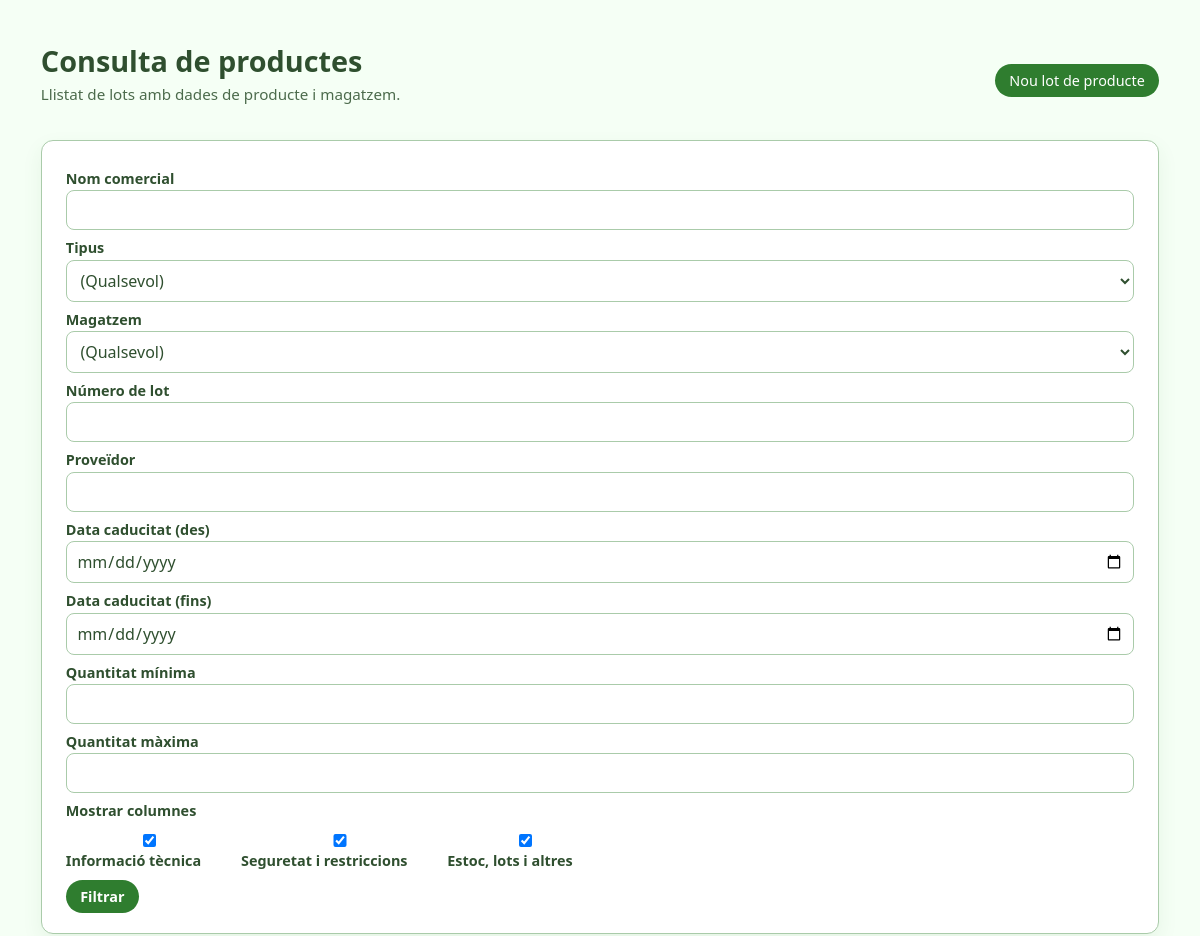
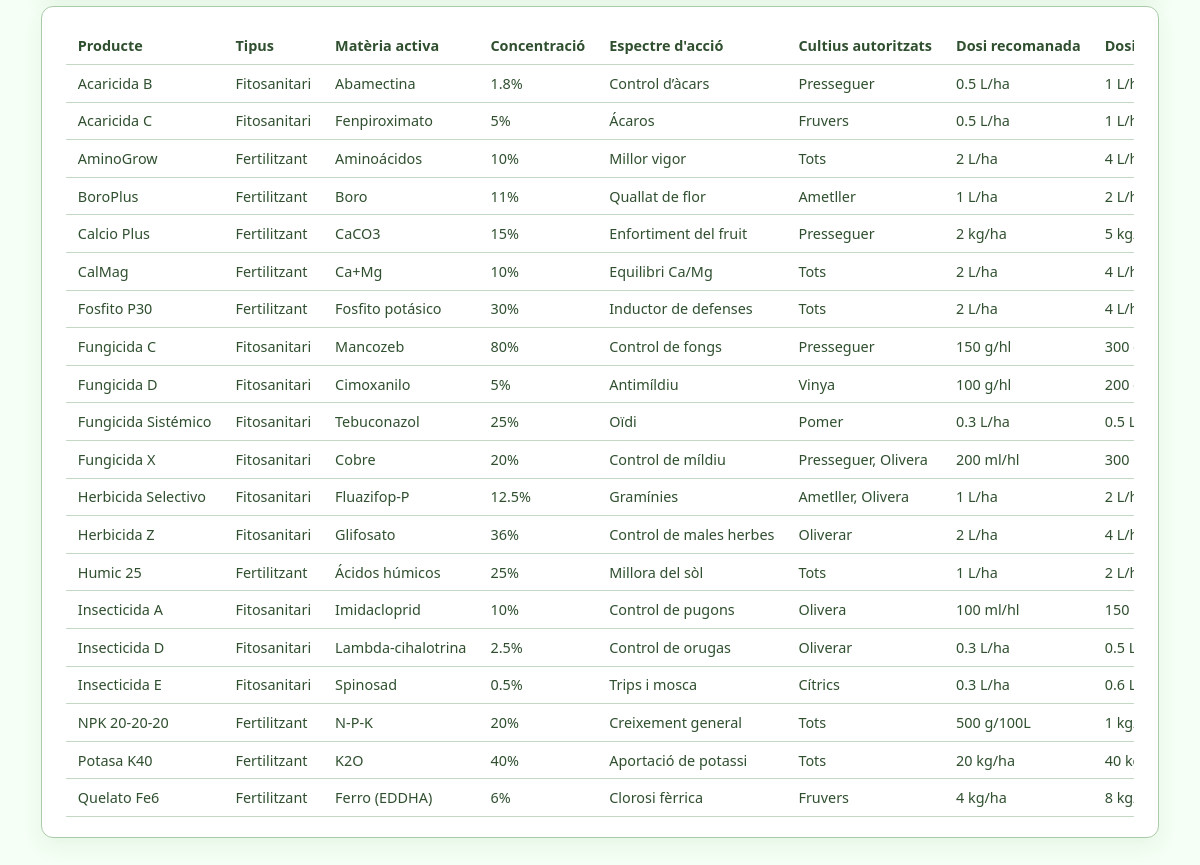
/PHP/consulta_productes.php, run on the app's committed database (2 pictures, top to bottom).
### tables this page shows
CREATE TABLE `producte_lot` (
  `id_lot` int(11) NOT NULL AUTO_INCREMENT,
  `id_producte` int(11) NOT NULL,
  `numero_lot` varchar(100) NOT NULL,
  `data_caducitat` date DEFAULT NULL,
  `id_magatzem` int(11) DEFAULT NULL,
  `quantitat_disponible` decimal(12,3) NOT NULL DEFAULT 0.000,
  `unitat` enum('L','mL','kg','g') NOT NULL,
  `fabricant` varchar(255) DEFAULT NULL,
  `proveidor` varchar(255) DEFAULT NULL,
  `data_compra` date DEFAULT NULL,
  `preu_unitari` decimal(12,4) DEFAULT NULL,
  PRIMARY KEY (`id_lot`),
  UNIQUE KEY `uq_lot` (`id_producte`,`numero_lot`),
  KEY `fk_pl_magatzem` (`id_magatzem`),
  CONSTRAINT `fk_pl_magatzem` FOREIGN KEY (`id_magatzem`) REFERENCES `magatzem` (`id_magatzem`),
  CONSTRAINT `fk_pl_producte` FOREIGN KEY (`id_producte`) REFERENCES `producte` (`id_producte`)
);

CREATE TABLE `producte` (
  `id_producte` int(11) NOT NULL AUTO_INCREMENT,
  `tipus` enum('Fitosanitari','Fertilitzant') NOT NULL,
  `nom_comercial` varchar(255) NOT NULL,
  `materia_activa` varchar(255) DEFAULT NULL,
  `concentracio` varchar(100) DEFAULT NULL,
  `espectre_accio` text DEFAULT NULL,
  `cultius_autoritzats` text DEFAULT NULL,
  `dosi_recomendada` varchar(100) DEFAULT NULL,
  `dosi_maxima` varchar(100) DEFAULT NULL,
  `termini_seguretat_dies` int(11) DEFAULT NULL,
  `classificacio_toxicologica` varchar(100) DEFAULT NULL,
  `restriccions_usu` text DEFAULT NULL,
  `compatible_integrada` tinyint(1) DEFAULT 1,
  PRIMARY KEY (`id_producte`)
);

### PHP/consulta_productes.php (the view, shortened to what this page needs)
<?php
$conn = db_connect();
$nom_comercial = trim($_GET['nom_comercial'] ?? '');
$numero_lot = trim($_GET['numero_lot'] ?? '');
$proveidor = trim($_GET['proveidor'] ?? '');
$data_caducitat_des = $_GET['data_caducitat_des'] ?? '';
$data_caducitat_fins = $_GET['data_caducitat_fins'] ?? '';
$quantitat_min = $_GET['quantitat_min'] ?? '';
$quantitat_max = $_GET['quantitat_max'] ?? '';
$mostrar_tecnica = isset($_GET['mostrar_tecnica']) ? (int) $_GET['mostrar_tecnica'] : 1;
$mostrar_seguretat = isset($_GET['mostrar_seguretat']) ? (int) $_GET['mostrar_seguretat'] : 1;
$mostrar_estoc = isset($_GET['mostrar_estoc']) ? (int) $_GET['mostrar_estoc'] : 1;
$sql = "
    SELECT
        pl.numero_lot,
        pl.data_caducitat,
        pl.quantitat_disponible,
        pl.unitat,
        pl.fabricant,
        pl.proveidor,
        pl.data_compra,
        pl.preu_unitari,
        p.nom_comercial,
        p.tipus,
        p.materia_activa,
        p.concentracio,
        p.espectre_accio,
        p.cultius_autoritzats,
        p.dosi_recomendada,
        p.dosi_maxima,
        p.termini_seguretat_dies,
        p.classificacio_toxicologica,
        p.restriccions_usu,
        p.compatible_integrada,
        m.nom AS magatzem_nom,
        m.ubicacio AS magatzem_ubicacio
    FROM producte_lot pl
    JOIN producte p ON p.id_producte = pl.id_producte
    LEFT JOIN magatzem m ON m.id_magatzem = pl.id_magatzem
";
$sql .= " ORDER BY p.nom_comercial, pl.numero_lot";
$lots = [];
$stmt = $conn->prepare($sql);
if ($stmt) {
    if ($stmt->execute()) {
        $result = $stmt->get_result();
        while ($row = $result->fetch_assoc()) {
            $lots[] = $row;
        }
    }
}
?>
<!DOCTYPE html>
<html lang="ca">
<head>
    <link rel="stylesheet" href="../HTML/styles.css">
    <link rel="stylesheet" href="https://cdnjs.cloudflare.com/ajax/libs/font-awesome/6.5.1/css/all.min.css">
</head>
<body>
<div class="page">
  <div class="page-header">
    <div class="panel-header">
      <div>
        <h1>Consulta de productes</h1>
        <p class="page-subtitle">Llistat de lots amb dades de producte i magatzem.</p>
      </div>
      <div class="page-header-actions">
        <a class="btn btn-primary" href="../HTML/producte_lot.html">Nou lot de producte</a>
      </div>
    </div>
  </div>
  <div class="panel">
    <form method="get" class="form-grid-2">
        <label>Nom comercial</label>
        <div>
          <input type="text" name="nom_comercial" value="<?php echo htmlspecialchars($nom_comercial); ?>" list="nom-comercial-list" autocomplete="off">
        </div>
        <label>Tipus</label>
        <select name="tipus">
            <option value="">(Qualsevol)</option>
        </select>
        <label>Magatzem</label>
        <select name="id_magatzem">
            <option value="">(Qualsevol)</option>
        </select>
        <label>Número de lot</label>
        <input type="text" name="numero_lot" value="<?php echo htmlspecialchars($numero_lot); ?>">
        <label>Proveïdor</label>
        <input type="text" name="proveidor" value="<?php echo htmlspecialchars($proveidor); ?>">
        <label>Data caducitat (des)</label>
        <input type="date" name="data_caducitat_des" value="<?php echo htmlspecialchars($data_caducitat_des); ?>">
        <label>Data caducitat (fins)</label>
        <input type="date" name="data_caducitat_fins" value="<?php echo htmlspecialchars($data_caducitat_fins); ?>">
        <label>Quantitat mínima</label>
        <input type="number" step="0.001" name="quantitat_min" value="<?php echo htmlspecialchars($quantitat_min); ?>">
        <label>Quantitat màxima</label>
        <input type="number" step="0.001" name="quantitat_max" value="<?php echo htmlspecialchars($quantitat_max); ?>">
        <div class="filter-group">
          <label>Mostrar columnes</label>
          <div class="filter-checks">
            <label>
              <input type="checkbox" id="mostrar-tecnica" name="mostrar_tecnica" value="1" <?php echo $mostrar_tecnica ? 'checked' : ''; ?>>
              Informació tècnica
            </label>
            <label>
              <input type="checkbox" id="mostrar-seguretat" name="mostrar_seguretat" value="1" <?php echo $mostrar_seguretat ? 'checked' : ''; ?>>
              Seguretat i restriccions
            </label>
            <label>
              <input type="checkbox" id="mostrar-estoc" name="mostrar_estoc" value="1" <?php echo $mostrar_estoc ? 'checked' : ''; ?>>
              Estoc, lots i altres
            </label>
          </div>
        </div>
        <button type="submit" class="btn btn-primary mt-2">Filtrar</button>
    </form>
  </div>
  <div class="panel mt-2">
  <?php if (!empty($lots)): ?>
      <div class="table-scroll">
      <table class="table">
          <tr>
              <th>Producte</th>
              <th>Tipus</th>
              <th class="col-tecnica">Matèria activa</th>
              <th class="col-tecnica">Concentració</th>
              <th class="col-tecnica">Espectre d'acció</th>
              <th class="col-tecnica">Cultius autoritzats</th>
              <th class="col-seguretat">Dosi recomanada</th>
              <th class="col-seguretat">Dosi màxima</th>
          </tr>
          <?php foreach ($lots as $lot): ?>
          <tr>
              <td><?php echo htmlspecialchars($lot['nom_comercial'] ?? ''); ?></td>
              <td><?php echo htmlspecialchars($lot['tipus'] ?? ''); ?></td>
              <td class="col-tecnica"><?php echo htmlspecialchars($lot['materia_activa'] ?? ''); ?></td>
              <td class="col-tecnica"><?php echo htmlspecialchars($lot['concentracio'] ?? ''); ?></td>
              <td class="col-tecnica"><?php echo htmlspecialchars($lot['espectre_accio'] ?? ''); ?></td>
              <td class="col-tecnica"><?php echo htmlspecialchars($lot['cultius_autoritzats'] ?? ''); ?></td>
              <td class="col-seguretat"><?php echo htmlspecialchars($lot['dosi_recomendada'] ?? ''); ?></td>
              <td class="col-seguretat"><?php echo htmlspecialchars($lot['dosi_maxima'] ?? ''); ?></td>
          </tr>
          <?php endforeach; ?>
      </table>
      </div>
  <?php else: ?>
      <p>No hi ha lots de producte disponibles.</p>
  <?php endif; ?>
  </div>
</div>
</body>
</html>

### HTML/styles.css (style rules this page uses)
*, *::before, *::after { box-sizing: border-box; }
html, body { margin: 0; padding: 0; }
body { font-family: system-ui, -apple-system, BlinkMacSystemFont, "Segoe UI", sans-serif; background: #f0f4f0; color: #2f4f2f; }
body:not(.app-layout-body) { padding: 1.5rem; min-height: 100vh; background: #f5fff5; }
.page { max-width: 1600px; margin: 0 auto; padding: clamp(1rem, 1.4vw, 1.5rem); color: #2f4f2f; }
.page-header { margin-bottom: 1.25rem; }
.page-header h1, .page-header h2 { margin: 0; font-size: 1.8rem; color: #2f4f2f; }
.page-subtitle { margin: 0.25rem 0 1rem; color: #4c6b4c; font-size: 0.95rem; }
.panel { background: #ffffff; border-radius: 0.75rem; padding: 1.25rem 1.5rem; border: 1px solid #aacbaa; box-shadow: 0 8px 20px rgba(47, 125, 47, 0.08); }
.panel-header { display: flex; justify-content: space-between; align-items: center; margin-bottom: 0.75rem; color: #2f4f2f; }
form { display: block; width: 100%; }
label { font-weight: 600; font-size: 0.9rem; color: #2f4f2f; display: block; margin-top: 0.5rem; margin-bottom: 0.15rem; }
input, textarea, select { width: 100%; padding: 0.5rem 0.6rem; border-radius: 0.5rem; border: 1px solid #aacbaa; font: inherit; color: inherit; background-color: #ffffff; }
.btn { display: inline-flex; align-items: center; justify-content: center; padding: 0.45rem 0.9rem; border-radius: 999px; border: none; font-size: 0.9rem; cursor: pointer; text-decoration: none; gap: 0.35rem; }
.btn-primary { background: #2f7d2f; color: #ffffff; }
button { font: inherit; }
form button { background: #2f7d2f; color: #ffffff; border: 1px solid #2f7d2f; padding: 0.6rem 0.75rem; border-radius: 0.5rem; cursor: pointer; font-weight: 600; transition: background 0.15s ease, border-color 0.15s ease; }
.table-scroll { width: 100%; max-width: 100%; overflow-x: auto; overflow-y: hidden; -webkit-overflow-scrolling: touch; }
.table { width: max-content; min-width: 100%; border-collapse: collapse; font-size: 0.9rem; color: #2f4f2f; }
.table th, .table td { padding: 0.55rem 0.75rem; border-bottom: 1px solid #c3d9c3; text-align: left; }
.mt-2 { margin-top: 0.5rem; }

### PHP/consulta_productes.php (style rules this page uses)
.page-header-actions { display: flex; gap: 0.75rem; justify-content: flex-end; flex-wrap: wrap; }
.filter-group { margin-top: 0.5rem; }
.filter-checks { display: flex; flex-wrap: wrap; gap: 1rem; }

### data on the page
producte_lot: id_producte.nom_comercial "Acaricida B", id_producte.tipus "Fitosanitari", id_producte.materia_activa "Abamectina", id_producte.concentracio "1.8%", id_producte.espectre_accio "Control d’àcars", id_producte.cultius_autoritzats "Presseguer", id_producte.dosi_recomendada "0.5 L/ha", id_producte.dosi_maxima "1…"
producte_lot: id_producte.nom_comercial "Acaricida C", id_producte.tipus "Fitosanitari", id_producte.materia_activa "Fenpiroximato", id_producte.concentracio "5%", id_producte.espectre_accio "Ácaros", id_producte.cultius_autoritzats "Fruvers", id_producte.dosi_recomendada "0.5 L/ha", id_producte.dosi_maxima "1…"
producte_lot: id_producte.nom_comercial "AminoGrow", id_producte.tipus "Fertilitzant", id_producte.materia_activa "Aminoácidos", id_producte.concentracio "10%", id_producte.espectre_accio "Millor vigor", id_producte.cultius_autoritzats "Tots", id_producte.dosi_recomendada "2 L/ha", id_producte.dosi_maxima "4…"
producte_lot: id_producte.nom_comercial "BoroPlus", id_producte.tipus "Fertilitzant", id_producte.materia_activa "Boro", id_producte.concentracio "11%", id_producte.espectre_accio "Quallat de flor", id_producte.cultius_autoritzats "Ametller", id_producte.dosi_recomendada "1 L/ha", id_producte.dosi_maxima "2…"
producte_lot: id_producte.nom_comercial "Calcio Plus", id_producte.tipus "Fertilitzant", id_producte.materia_activa "CaCO3", id_producte.concentracio "15%", id_producte.espectre_accio "Enfortiment del fruit", id_producte.cultius_autoritzats "Presseguer", id_producte.dosi_recomendada "2 kg/ha", id_producte.dosi_maxima "5…"
producte_lot: id_producte.nom_comercial "CalMag", id_producte.tipus "Fertilitzant", id_producte.materia_activa "Ca+Mg", id_producte.concentracio "10%", id_producte.espectre_accio "Equilibri Ca/Mg", id_producte.cultius_autoritzats "Tots", id_producte.dosi_recomendada "2 L/ha", id_producte.dosi_maxima "4…"
producte_lot: id_producte.nom_comercial "Fosfito P30", id_producte.tipus "Fertilitzant", id_producte.materia_activa "Fosfito potásico", id_producte.concentracio "30%", id_producte.espectre_accio "Inductor de defenses", id_producte.cultius_autoritzats "Tots", id_producte.dosi_recomendada "2 L/ha", id_producte.dosi_maxima "4…"
producte_lot: id_producte.nom_comercial "Fungicida C", id_producte.tipus "Fitosanitari", id_producte.materia_activa "Mancozeb", id_producte.concentracio "80%", id_producte.espectre_accio "Control de fongs", id_producte.cultius_autoritzats "Presseguer", id_producte.dosi_recomendada "150 g/hl", id_producte.dosi_maxima "300…"
producte_lot: id_producte.nom_comercial "Fungicida D", id_producte.tipus "Fitosanitari", id_producte.materia_activa "Cimoxanilo", id_producte.concentracio "5%", id_producte.espectre_accio "Antimíldiu", id_producte.cultius_autoritzats "Vinya", id_producte.dosi_recomendada "100 g/hl", id_producte.dosi_maxima "200…"
producte_lot: id_producte.nom_comercial "Fungicida Sistémico", id_producte.tipus "Fitosanitari", id_producte.materia_activa "Tebuconazol", id_producte.concentracio "25%", id_producte.espectre_accio "Oïdi", id_producte.cultius_autoritzats "Pomer", id_producte.dosi_recomendada "0.3 L/ha", id_producte.dosi_maxima "0.5…"
producte_lot: id_producte.nom_comercial "Fungicida X", id_producte.tipus "Fitosanitari", id_producte.materia_activa "Cobre", id_producte.concentracio "20%", id_producte.espectre_accio "Control de míldiu", id_producte.cultius_autoritzats "Presseguer, Olivera", id_producte.dosi_recomendada "200 ml/hl", id_producte.dosi_maxima "300…"
producte_lot: id_producte.nom_comercial "Herbicida Selectivo", id_producte.tipus "Fitosanitari", id_producte.materia_activa "Fluazifop-P", id_producte.concentracio "12.5%", id_producte.espectre_accio "Gramínies", id_producte.cultius_autoritzats "Ametller, Olivera", id_producte.dosi_recomendada "1 L/ha", id_producte.dosi_maxima "2…"
producte_lot: id_producte.nom_comercial "Herbicida Z", id_producte.tipus "Fitosanitari", id_producte.materia_activa "Glifosato", id_producte.concentracio "36%", id_producte.espectre_accio "Control de males herbes", id_producte.cultius_autoritzats "Oliverar", id_producte.dosi_recomendada "2 L/ha", id_producte.dosi_maxima "4…"
producte_lot: id_producte.nom_comercial "Humic 25", id_producte.tipus "Fertilitzant", id_producte.materia_activa "Ácidos húmicos", id_producte.concentracio "25%", id_producte.espectre_accio "Millora del sòl", id_producte.cultius_autoritzats "Tots", id_producte.dosi_recomendada "1 L/ha", id_producte.dosi_maxima "2…"
producte_lot: id_producte.nom_comercial "Insecticida A", id_producte.tipus "Fitosanitari", id_producte.materia_activa "Imidacloprid", id_producte.concentracio "10%", id_producte.espectre_accio "Control de pugons", id_producte.cultius_autoritzats "Olivera", id_producte.dosi_recomendada "100 ml/hl", id_producte.dosi_maxima "150…"
producte_lot: id_producte.nom_comercial "Insecticida D", id_producte.tipus "Fitosanitari", id_producte.materia_activa "Lambda-cihalotrina", id_producte.concentracio "2.5%", id_producte.espectre_accio "Control de orugas", id_producte.cultius_autoritzats "Oliverar", id_producte.dosi_recomendada "0.3 L/ha", id_producte.dosi_maxima "0.5…"
producte_lot: id_producte.nom_comercial "Insecticida E", id_producte.tipus "Fitosanitari", id_producte.materia_activa "Spinosad", id_producte.concentracio "0.5%", id_producte.espectre_accio "Trips i mosca", id_producte.cultius_autoritzats "Cítrics", id_producte.dosi_recomendada "0.3 L/ha", id_producte.dosi_maxima "0.6…"
producte_lot: id_producte.nom_comercial "NPK 20-20-20", id_producte.tipus "Fertilitzant", id_producte.materia_activa "N-P-K", id_producte.concentracio "20%", id_producte.espectre_accio "Creixement general", id_producte.cultius_autoritzats "Tots", id_producte.dosi_recomendada "500 g/100L", id_producte.dosi_maxima "1…"
producte_lot: id_producte.nom_comercial "Potasa K40", id_producte.tipus "Fertilitzant", id_producte.materia_activa "K2O", id_producte.concentracio "40%", id_producte.espectre_accio "Aportació de potassi", id_producte.cultius_autoritzats "Tots", id_producte.dosi_recomendada "20 kg/ha", id_producte.dosi_maxima "40…"
producte_lot: id_producte.nom_comercial "Quelato Fe6", id_producte.tipus "Fertilitzant", id_producte.materia_activa "Ferro (EDDHA)", id_producte.concentracio "6%", id_producte.espectre_accio "Clorosi fèrrica", id_producte.cultius_autoritzats "Fruvers", id_producte.dosi_recomendada "4 kg/ha", id_producte.dosi_maxima "8…"
